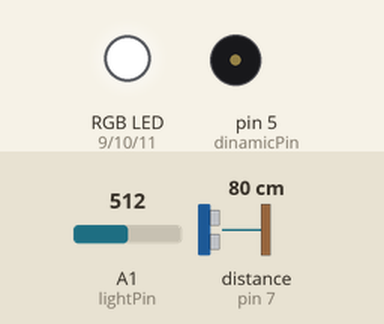
Recording of a sketch running on a simulated Arduino Uno, built with avr-gcc and run on an emulated ATmega328P. Parts: an RGB LED mixed from three pins (HIGH = lit), buzzer (waves = sounding). Wiring (inferred from the names in the program): ultrasonic range finder: trigger pin 6; echo pin 7. Dashed ring = blinking. The test bench sets the inputs (shaded band); at power-on: distance to the obstacle (sensor on pin 7) 80 cm, A1 (lightPin) = 512. The echo pulse lasts 58.3 µs per cm; pins used as bus, display or sensor lines are not drawn.

Above: at 1.8 s.
1.9 s: distance to the obstacle (sensor on pin 7) set to 28 cm
3.4 s: distance to the obstacle (sensor on pin 7) set to 23 cm
At 5.8 s:
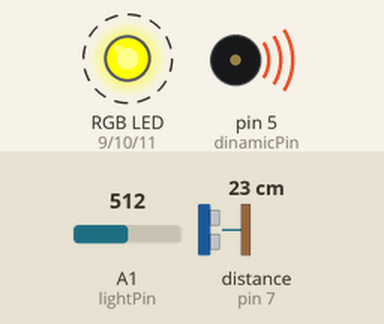
7.5 s: distance to the obstacle (sensor on pin 7) set to 35 cm
At 8.3 s:
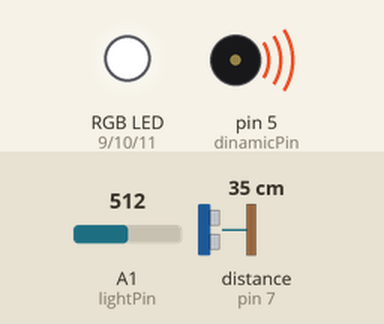
9.5 s: distance to the obstacle (sensor on pin 7) set to 2 cm
At 10.8 s:
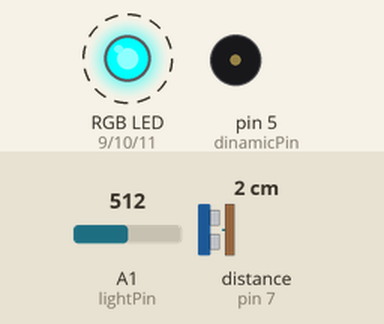
13.6 s: distance to the obstacle (sensor on pin 7) set to 60 cm
At 14.5 s:
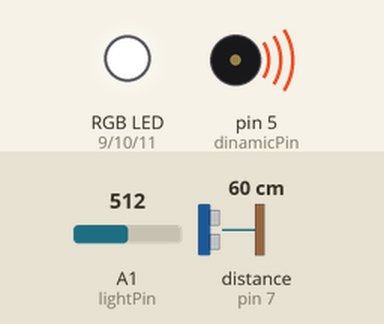
Timing chart, 0 to 16.5 s (numbered marks = the images above; inputs shaded):
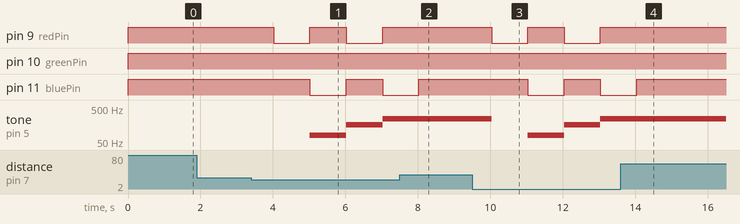

The sketch:

p6.ino
```cpp
#include <Ultrasonic.h>
int echoPin = 7;
int trigPin = 6;
unsigned long duration, cm=0;
Ultrasonic sony(6,7);
int lightPin = 1;
int lightValue = 0;
int lightPrevious = 0;
bool lightPreviousBul = true;
int dinamicPin = 5;
int dinamicValue = 0;
int redPin = 9;
int greenPin = 10;
int bluePin = 11;
bool rgbColorBul = true;

void setup() {
  pinMode(trigPin, OUTPUT);
  pinMode(echoPin, INPUT);
  Serial.begin(9600);
}

void miganie() {
  if (rgbColorBul) {
    analogWrite(redPin, 0);
    analogWrite(greenPin, 255);
    analogWrite(bluePin, 255);
    rgbColorBul = false;
    }
  else {
    analogWrite(redPin, 255);
    analogWrite(greenPin, 255);
    analogWrite(bluePin, 0);
    rgbColorBul = true;
    }
  }

void loop()
{
    digitalWrite(trigPin, LOW);
    delayMicroseconds(20);
    digitalWrite(trigPin, HIGH);
    delayMicroseconds(10);
    digitalWrite(trigPin, LOW);
    duration = pulseIn(echoPin, HIGH);
    cm = duration / 58;
    lightValue = analogRead(lightPin);
    if (lightPreviousBul) {
      lightPrevious = (int)lightValue*0.8;
      lightPreviousBul = false;
    }
    if (lightValue <= lightPrevious || cm < 25) {
      tone(dinamicPin, dinamicValue);
      dinamicValue += 80;
      miganie();
      }
    else {
      dinamicValue = 0;
      analogWrite(redPin, 255);
    analogWrite(greenPin, 255);
    analogWrite(bluePin, 255);
      }
    delay(1000);
}
```

Measured:
- the behaviour switches between 26 and 25 cm on distance to the obstacle (sensor on pin 7) (found by bisection; images 0 and 1)
- after the input at 1.9 s, every drawn part: stays the same
- after the input at 3.4 s, pin 9 (redPin): alternates HIGH for 1.0 s and LOW for 1.0 s, starting after 0.62 s; pin 11 (bluePin): HIGH → LOW after 1.6 s, → HIGH 1.0 s later, → LOW 1.0 s later; tone on pin 5 (dinamicPin): silent → 80 Hz after 1.6 s, → 160 Hz 1.0 s later, → 240 Hz 1.0 s later
- after the input at 7.5 s, pin 9 (redPin): stays HIGH (without the input it goes to LOW after 0.53 s); pin 11 (bluePin): goes on until 8.0 s, then stays HIGH; tone on pin 5 (dinamicPin): stays 240 Hz (without the input it goes to 320 Hz after 0.53 s)
- after the input at 9.5 s, pin 9 (redPin): alternates HIGH for 1.0 s and LOW for 1.0 s, starting after 0.53 s; pin 11 (bluePin): HIGH → LOW after 1.5 s, → HIGH 1.0 s later, → LOW 1.0 s later; tone on pin 5 (dinamicPin): 240 Hz → silent after 0.53 s, → 80 Hz 1.0 s later, → 160 Hz 1.0 s later, → 240 Hz 1.0 s later
- after the input at 13.6 s, pin 9 (redPin): stays HIGH (without the input it goes to LOW after 0.43 s); pin 11 (bluePin): goes on until 14.0 s, then stays HIGH; tone on pin 5 (dinamicPin): stays 240 Hz (without the input it goes to 320 Hz after 0.43 s)
